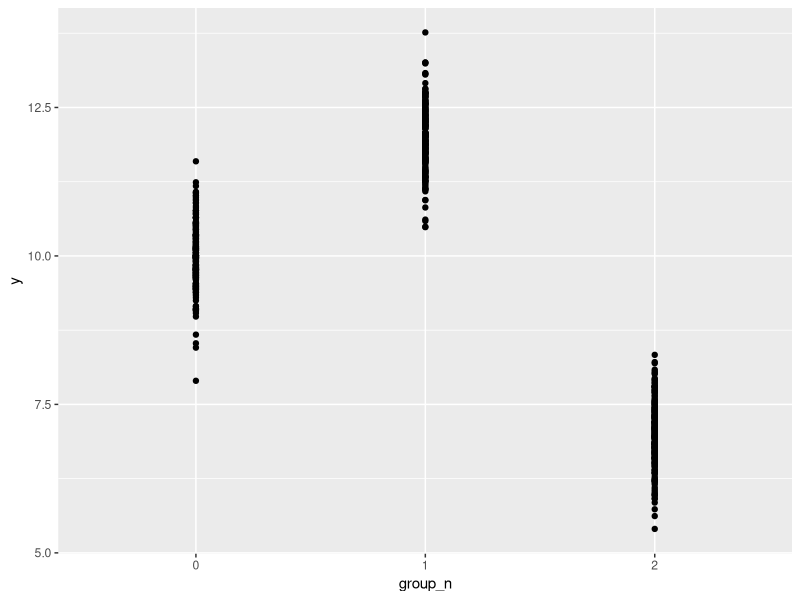
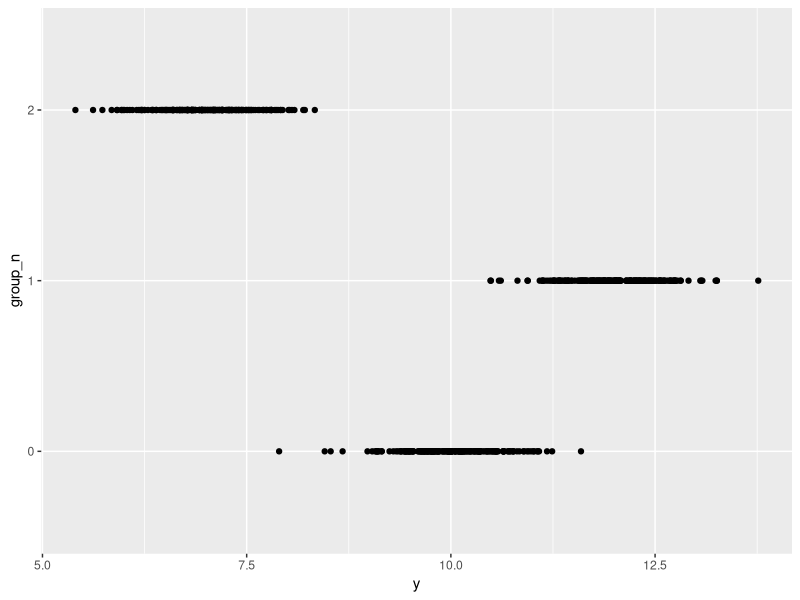
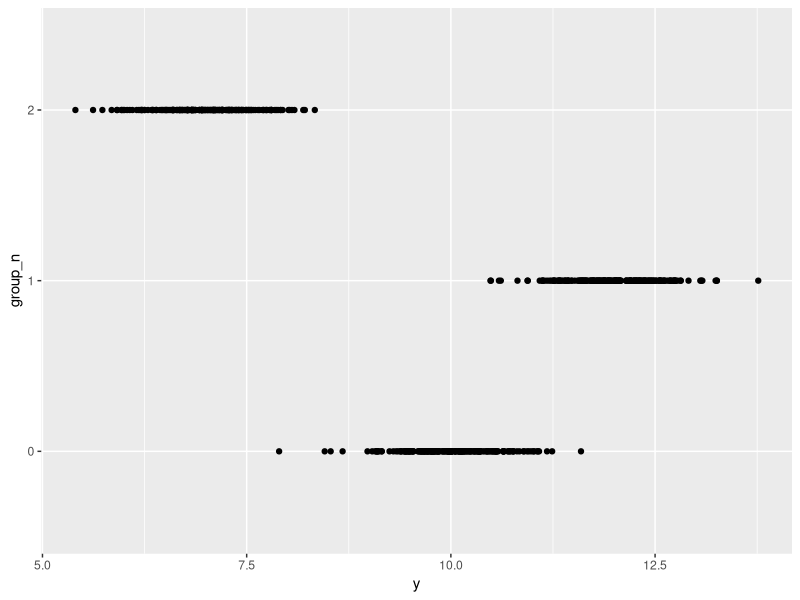
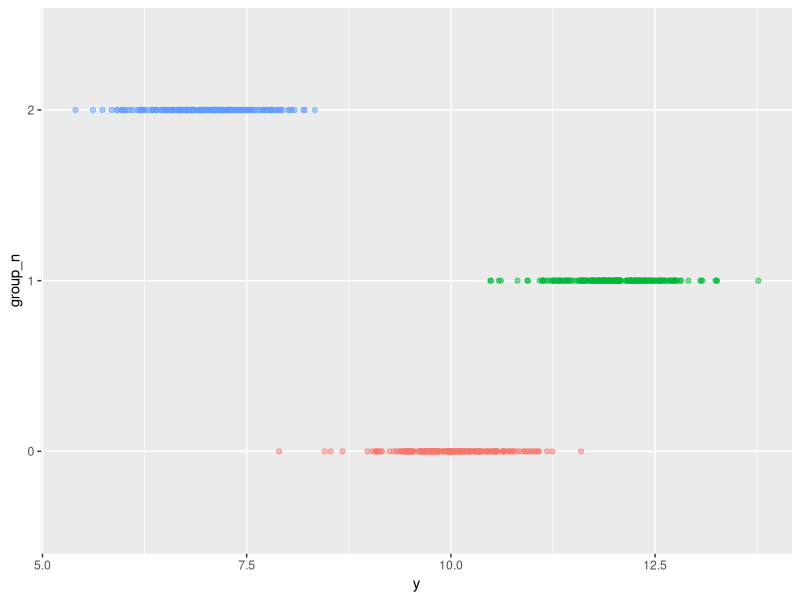
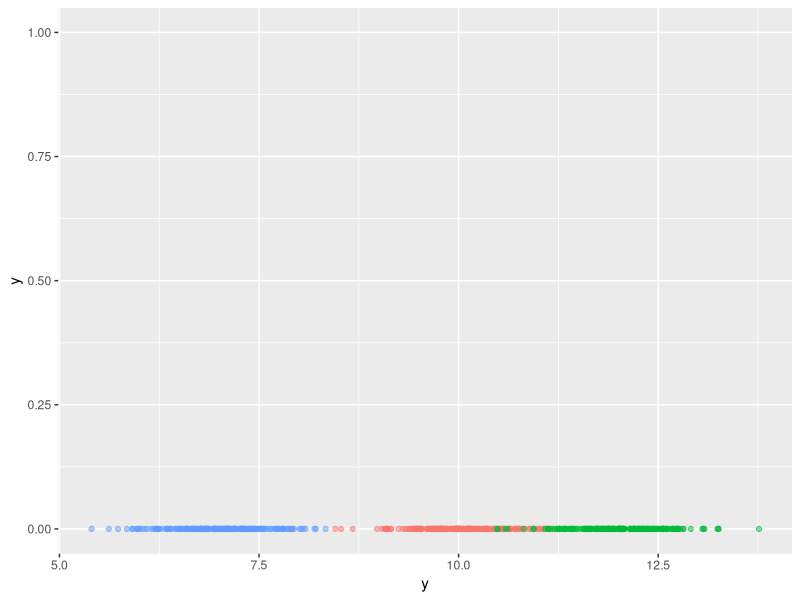
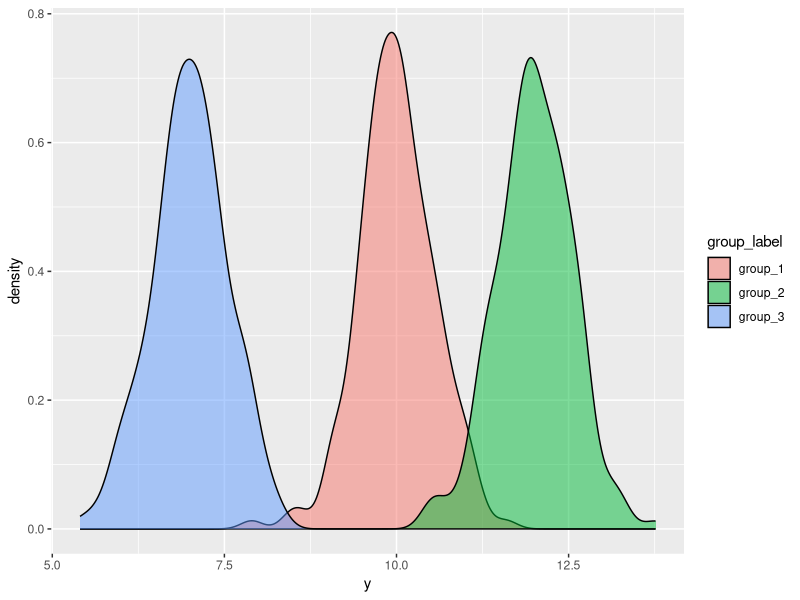

Write R code to recreate these figures, in order.
## ---- chunk 1
knitr::opts_chunk$set(echo = TRUE)
library(tidyverse)
library(stats) # For linear models
library(MASS) # For random data generation with exact means 
library(knitr) # for nice tables

rm(list = ls())
## ---- chunk 2
# Parameters
group_size <- 200 
mean_g1 <- 10
mean_g2 <- 12
mean_g3 <- 7
sd_g1 <- 0.3
sd_g2 <- 0.3
sd_g3 <- 0.3 

# Data generation
group_1 <- mvrnorm(n = group_size, mu = mean_g1, Sigma = sd_g1, empirical = TRUE)
group_2 <- mvrnorm(n = group_size, mu = mean_g2, Sigma = sd_g2, empirical = TRUE)
group_3 <- mvrnorm(n = group_size, mu = mean_g3, Sigma = sd_g3, empirical = TRUE)
data <- c(group_1, group_2, group_3)

# Data frame
# Note: if a participant is in group 2, they will receive a 1 for group membership to group 2, and 0 for group membership to group 3 
# Therefore when the linear model is calculated, they will receive the additional score for being in group 2 (group 2 beta * 1) but not group 3 (group 3 beta * 0)
df <- tibble(group_label = rep(c("group_1", "group_2", "group_3"), each = group_size),
             group_n = as_factor(rep(c(0, 1, 2), each = group_size)),
             group_2 = rep(c(0,1,0), each = group_size), 
             group_3 = rep(c(0,0,1), each = group_size),
             y = data)

# Linear model and anova function 
summary(aov(y ~ group_label, data = df))

anova <- summary(lm(formula = y ~ 1 + group_2 + group_3, data = df))

# Output
anova

knitr::kable(coefficients(anova), digits=3)

## ---- chunk 3

# Step 1 - standard graph
ggplot(data = df, mapping = aes(x = group_n, y = y)) + 
  geom_point() 

# Step 2 - change axes 
ggplot(data = df, mapping = aes(x = y, y = group_n)) + 
  geom_point() 

# Step 3 - remove regression line 
ggplot(data = df, mapping = aes(x = y, y = group_n)) + 
  geom_point() 

# Step 4 - change colours 
ggplot(data = df, mapping = aes(x = y, y = group_n, color = group_n)) + 
  geom_point(alpha = 0.5) + 
  theme(legend.position = "none")

# Step 5 - move dots from second graph to the x axis 
ggplot(data = df, mapping = aes(x = y, y = 0, color = group_n)) + 
  geom_point(alpha = 0.5) + 
  ylim(0, 1) + 
  theme(legend.position = "none")

# Step 6 - turn into density plots for easier viewing (how t-tests are usually displayed)
ggplot(data = df, aes(x = y, group = group_label, fill = group_label)) + 
  geom_density(alpha = 0.5) 

## ---- chunk 4
# Parameters 
group_size <- 200
alpha <- 10
beta1 <- 2 
beta2 <- -3 
e <-  mvrnorm(n = group_size*3, mu = 0, Sigma = 0.3, empirical = TRUE)

# Generate group membership 
df <- tibble(
  group = rep(c("group_1", "group_2", "group_3"), each = group_size),
  group_1 = rep(c(1,0,0), each = group_size),
  group_2 = rep(c(0,1,0), each = group_size), 
  group_3 = rep(c(0,0,1), each = group_size)
)

# Generate your data using the regression equation
y = alpha + beta1*df$group_2 + beta2*df$group_3 + e

# Add y value to data 
df <- df %>% 
  mutate(y = y)
## ---- chunk 5
# Fit an ANOVA
model = lm(y ~ group, data=df)
summary(model)
